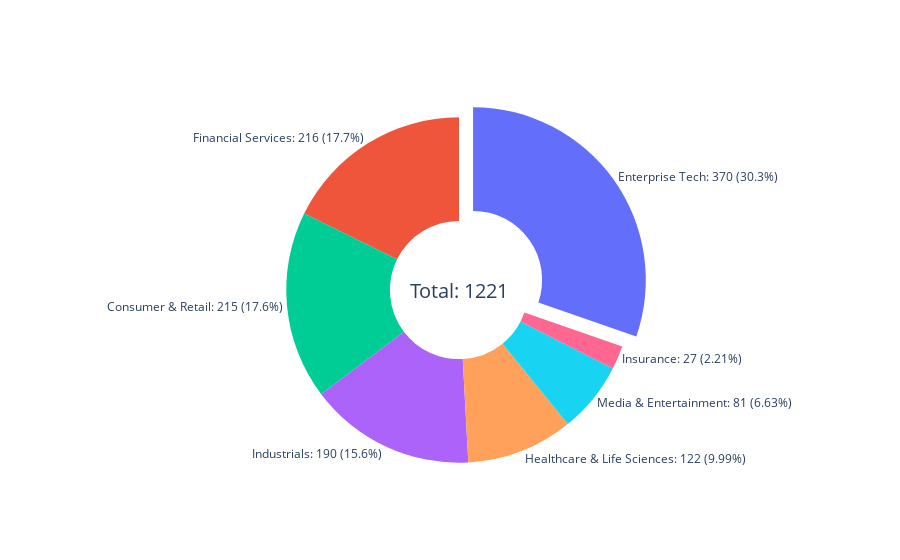

The notebook cell saved with this chart:
### Code cell
# Find the index of the sector with the largest value
max_index = df_industry['Number of Unicorns'].idxmax()

# Make a list of pull values
pull_values = [0.1 if i == max_index else 0 for i in range(len(df_industry))]

# Make a donut chart using plotly
fig = go.Figure(data=[go.Pie(labels=df_industry['index'], values=df_industry['Number of Unicorns'], hole=0.4, textinfo='label+percent', textposition='outside', pull=pull_values, texttemplate='%{label}: %{value} (%{percent})', showlegend=False)])
# Add the total number of unicorns in the center
fig.update_layout(annotations=[dict(text='Total: {}'.format(df_industry['Number of Unicorns'].sum()), x=0.5, y=0.5, font_size=20, showarrow=False)])
fig.show()

# Save the chart as a png file
fig.write_image('donut_chart.png')

### Figure 1 — Plotly figure (JSON) as saved in the notebook; plotly's stock layout.template omitted (floating-point values rounded to 4 significant figures)
{"data": [{"hole": 0.4, "labels": ["Enterprise Tech", "Financial Services", "Consumer & Retail", "Industrials", "Healthcare & Life Sciences", "Media & Entertainment", "Insurance"], "pull": [0.1, 0, 0, 0, 0, 0, 0], "showlegend": false, "textinfo": "label+percent", "textposition": "outside", "texttemplate": "%{label}: %{value} (%{percent})", "type": "pie", "values": [370, 216, 215, 190, 122, 81, 27]}], "layout": {"annotations": [{"font": {"size": 20}, "showarrow": false, "text": "Total: 1221", "x": 0.5, "y": 0.5}]}}
